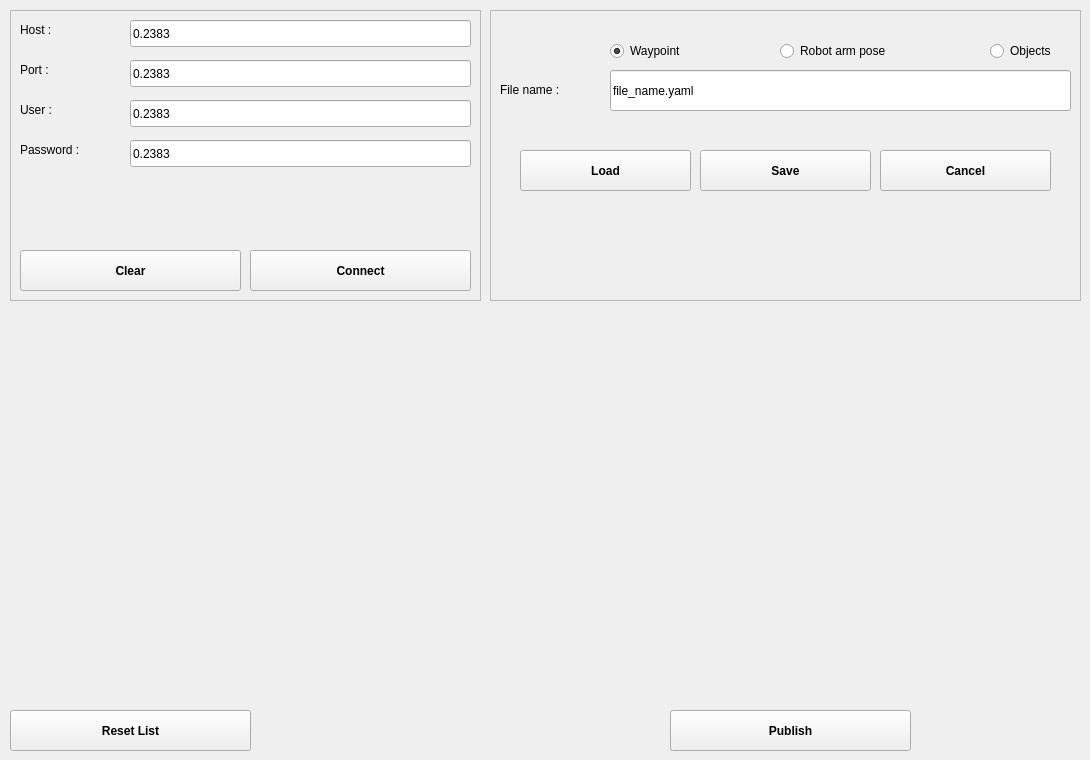
      <widget class="QWidget" name="tab_7">
       <attribute name="title">
        <string>SSH</string>
       </attribute>
       <widget class="QPushButton" name="pBtnPublish_4">
        <property name="geometry">
         <rect>
          <x>670</x>
          <y>710</y>
          <width>241</width>
          <height>41</height>
         </rect>
        </property>
        <property name="font">
         <font>
          <weight>75</weight>
          <bold>true</bold>
         </font>
        </property>
        <property name="toolTip">
         <string>&lt;html&gt;&lt;head/&gt;&lt;body&gt;&lt;p&gt;&lt;span style=&quot; font-weight:400;&quot;&gt;Click this button to remove the selected waypoint from the list of waypoints.&lt;/span&gt;&lt;/p&gt;&lt;/body&gt;&lt;/html&gt;</string>
        </property>
        <property name="text">
         <string>Publish</string>
        </property>
       </widget>
       <widget class="QPushButton" name="pBtnReset_4">
        <property name="geometry">
         <rect>
          <x>10</x>
          <y>710</y>
          <width>241</width>
          <height>41</height>
         </rect>
        </property>
        <property name="font">
         <font>
          <weight>75</weight>
          <bold>true</bold>
         </font>
        </property>
        <property name="toolTip">
         <string>&lt;html&gt;&lt;head/&gt;&lt;body&gt;&lt;p&gt;&lt;span style=&quot; font-weight:400;&quot;&gt;Click this button to remove the selected waypoint from the list of waypoints.&lt;/span&gt;&lt;/p&gt;&lt;/body&gt;&lt;/html&gt;</string>
        </property>
        <property name="text">
         <string>Reset List</string>
        </property>
       </widget>
       <widget class="QFrame" name="frame_9">
        <property name="geometry">
         <rect>
          <x>490</x>
          <y>10</y>
          <width>591</width>
          <height>291</height>
         </rect>
        </property>
        <property name="frameShape">
         <enum>QFrame::StyledPanel</enum>
        </property>
        <property name="frameShadow">
         <enum>QFrame::Raised</enum>
        </property>
        <widget class="QLineEdit" name="lineEditSshFileName">
         <property name="geometry">
          <rect>
           <x>120</x>
           <y>60</y>
           <width>461</width>
           <height>41</height>
          </rect>
         </property>
         <property name="text">
          <string>file_name.yaml</string>
         </property>
         <property name="echoMode">
          <enum>QLineEdit::Normal</enum>
         </property>
        </widget>
        <widget class="QPushButton" name="pBtnSshFileCancel">
         <property name="geometry">
          <rect>
           <x>390</x>
           <y>140</y>
           <width>171</width>
           <height>41</height>
          </rect>
         </property>
         <property name="font">
          <font>
           <weight>75</weight>
           <bold>true</bold>
          </font>
         </property>
         <property name="toolTip">
          <string>&lt;html&gt;&lt;head/&gt;&lt;body&gt;&lt;p&gt;&lt;span style=&quot; font-weight:400;&quot;&gt;Click this button to add a new waypoint to the list of waypoints.&lt;/span&gt;&lt;/p&gt;&lt;/body&gt;&lt;/html&gt;</string>
         </property>
         <property name="text">
          <string>Cancel</string>
         </property>
        </widget>
        <widget class="QPushButton" name="pBtnSshFileLoad">
         <property name="geometry">
          <rect>
           <x>30</x>
           <y>140</y>
           <width>171</width>
           <height>41</height>
          </rect>
         </property>
         <property name="font">
          <font>
           <weight>75</weight>
           <bold>true</bold>
          </font>
         </property>
         <property name="toolTip">
          <string>&lt;html&gt;&lt;head/&gt;&lt;body&gt;&lt;p&gt;&lt;span style=&quot; font-weight:400;&quot;&gt;Click this button to add a new waypoint to the list of waypoints.&lt;/span&gt;&lt;/p&gt;&lt;/body&gt;&lt;/html&gt;</string>
         </property>
         <property name="text">
          <string>Load</string>
         </property>
        </widget>
        <widget class="QPushButton" name="pBtnSshFileSave">
         <property name="geometry">
          <rect>
           <x>210</x>
           <y>140</y>
           <width>171</width>
           <height>41</height>
          </rect>
         </property>
         <property name="font">
          <font>
           <weight>75</weight>
           <bold>true</bold>
          </font>
         </property>
         <property name="toolTip">
          <string>&lt;html&gt;&lt;head/&gt;&lt;body&gt;&lt;p&gt;&lt;span style=&quot; font-weight:400;&quot;&gt;Click this button to add a new waypoint to the list of waypoints.&lt;/span&gt;&lt;/p&gt;&lt;/body&gt;&lt;/html&gt;</string>
         </property>
         <property name="text">
          <string>Save</string>
         </property>
        </widget>
        <widget class="QLabel" name="label_136">
         <property name="geometry">
          <rect>
           <x>10</x>
           <y>70</y>
           <width>91</width>
           <height>20</height>
          </rect>
         </property>
         <property name="text">
          <string>File name :</string>
         </property>
        </widget>
        <widget class="QRadioButton" name="rBtnSshWaypoint">
         <property name="geometry">
          <rect>
           <x>120</x>
           <y>30</y>
           <width>91</width>
           <height>22</height>
          </rect>
         </property>
         <property name="text">
          <string>Waypoint</string>
         </property>
         <property name="checked">
          <bool>true</bool>
         </property>
        </widget>
        <widget class="QRadioButton" name="rBtnSshPose">
         <property name="geometry">
          <rect>
           <x>290</x>
           <y>30</y>
           <width>131</width>
           <height>22</height>
          </rect>
         </property>
         <property name="text">
          <string>Robot arm pose</string>
         </property>
        </widget>
        <widget class="QRadioButton" name="rBtnObjectSsh">
         <property name="geometry">
          <rect>
           <x>500</x>
           <y>30</y>
           <width>81</width>
           <height>22</height>
          </rect>
         </property>
         <property name="text">
          <string>Objects</string>
         </property>
        </widget>
       </widget>
       <widget class="QFrame" name="frame_10">
        <property name="geometry">
         <rect>
          <x>10</x>
          <y>10</y>
          <width>471</width>
          <height>291</height>
         </rect>
        </property>
        <property name="frameShape">
         <enum>QFrame::StyledPanel</enum>
        </property>
        <property name="frameShadow">
         <enum>QFrame::Raised</enum>
        </property>
        <widget class="QLabel" name="label_135">
         <property name="geometry">
          <rect>
           <x>10</x>
           <y>90</y>
           <width>101</width>
           <height>20</height>
          </rect>
         </property>
         <property name="text">
          <string>User :</string>
         </property>
        </widget>
        <widget class="QPushButton" name="pBtnSshConnect">
         <property name="geometry">
          <rect>
           <x>240</x>
           <y>240</y>
           <width>221</width>
           <height>41</height>
          </rect>
         </property>
         <property name="font">
          <font>
           <weight>75</weight>
           <bold>true</bold>
          </font>
         </property>
         <property name="toolTip">
          <string>&lt;html&gt;&lt;head/&gt;&lt;body&gt;&lt;p&gt;&lt;span style=&quot; font-weight:400;&quot;&gt;Click this button to clear waypoints inputs&lt;/span&gt;&lt;/p&gt;&lt;/body&gt;&lt;/html&gt;</string>
         </property>
         <property name="text">
          <string>Connect</string>
         </property>
        </widget>
        <widget class="QLabel" name="label_133">
         <property name="geometry">
          <rect>
           <x>10</x>
           <y>50</y>
           <width>71</width>
           <height>20</height>
          </rect>
         </property>
         <property name="text">
          <string>Port :</string>
         </property>
        </widget>
        <widget class="QLabel" name="label_134">
         <property name="geometry">
          <rect>
           <x>10</x>
           <y>130</y>
           <width>81</width>
           <height>20</height>
          </rect>
         </property>
         <property name="text">
          <string>Password :</string>
         </property>
        </widget>
        <widget class="QLineEdit" name="lineEditUser_2">
         <property name="geometry">
          <rect>
           <x>120</x>
           <y>90</y>
           <width>341</width>
           <height>27</height>
          </rect>
         </property>
         <property name="text">
          <string>0.2383</string>
         </property>
         <property name="echoMode">
          <enum>QLineEdit::Normal</enum>
         </property>
        </widget>
        <widget class="QLineEdit" name="lineEditPassword_2">
         <property name="geometry">
          <rect>
           <x>120</x>
           <y>130</y>
           <width>341</width>
           <height>27</height>
          </rect>
         </property>
         <property name="text">
          <string>0.2383</string>
         </property>
         <property name="echoMode">
          <enum>QLineEdit::Normal</enum>
         </property>
        </widget>
        <widget class="QLineEdit" name="lineEditHost_2">
         <property name="geometry">
          <rect>
           <x>120</x>
           <y>10</y>
           <width>341</width>
           <height>27</height>
          </rect>
         </property>
         <property name="text">
          <string>0.2383</string>
         </property>
         <property name="echoMode">
          <enum>QLineEdit::Normal</enum>
         </property>
        </widget>
        <widget class="QLineEdit" name="lineEditPort_2">
         <property name="geometry">
          <rect>
           <x>120</x>
           <y>50</y>
           <width>341</width>
           <height>27</height>
          </rect>
         </property>
         <property name="text">
          <string>0.2383</string>
         </property>
         <property name="echoMode">
          <enum>QLineEdit::Normal</enum>
         </property>
        </widget>
        <widget class="QPushButton" name="pBtnSshClear">
         <property name="geometry">
          <rect>
           <x>10</x>
           <y>240</y>
           <width>221</width>
           <height>41</height>
          </rect>
         </property>
         <property name="font">
          <font>
           <weight>75</weight>
           <bold>true</bold>
          </font>
         </property>
         <property name="toolTip">
          <string>&lt;html&gt;&lt;head/&gt;&lt;body&gt;&lt;p&gt;&lt;span style=&quot; font-weight:400;&quot;&gt;Click this button to add a new waypoint to the list of waypoints.&lt;/span&gt;&lt;/p&gt;&lt;/body&gt;&lt;/html&gt;</string>
         </property>
         <property name="text">
          <string>Clear</string>
         </property>
        </widget>
        <widget class="QLabel" name="label_131">
         <property name="geometry">
          <rect>
           <x>10</x>
           <y>10</y>
           <width>91</width>
           <height>20</height>
          </rect>
         </property>
         <property name="text">
          <string>Host :</string>
         </property>
        </widget>
       </widget>
      </widget>
